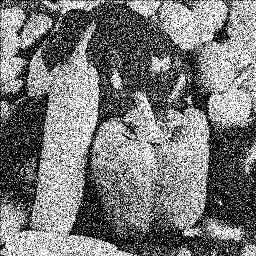
#> input picture Homework 1/Noise_filtering/GaussianNoise.jpg, 256 x 256 px; its folder holds only this picture in this run
$ python '2_3_noise filtering.py'
#> lines starting #> are read from the running program, lines starting #| are printed output that depends on the picture
# =====================================================================
# IMAGE FILTER COMPARISON PROGRAM
# =====================================================================
#
# This program:
#
#   1. Reads every image from an input folder.
#
#   2. Applies:
#        - Gaussian filter:   3x3 and 5x5
#        - Median filter:     3x3 and 5x5
#        - Bilateral filter:  3x3 and 5x5
#        - N-rank filter:     MULTIPLE selectable ranks for 3x3
#        - N-rank filter:     MULTIPLE selectable ranks for 5x5
#
#   3. Places the original and all filtered images into one
#      labeled comparison block.
#
#   4. Saves one comparison block for each original image.
#
#
# REQUIRED PACKAGES:
#
#     py -m pip install opencv-python numpy
#
# =====================================================================


# =====================================================================
# IMPORT LIBRARIES
# =====================================================================

import cv2
import numpy as np

from pathlib import Path


# =====================================================================
# USER SETTINGS
# =====================================================================


# ---------------------------------------------------------------------
# INPUT FOLDER
# ---------------------------------------------------------------------
#
# Change this to the folder containing the original images.
#

INPUT_FOLDER = Path(r"C:\Users\Gus\Dropbox\UND School\Fall 2026\ME 566\Homework 1\Noise_filtering")


# ---------------------------------------------------------------------
# OUTPUT FOLDER
# ---------------------------------------------------------------------
#
# The program creates this folder automatically if necessary.
#

OUTPUT_FOLDER = Path(r"C:\Users\Gus\Dropbox\UND School\Fall 2026\ME 566\Homework 1\Processed_noise")


# =====================================================================
# N-RANK SETTINGS
# =====================================================================
#
# You can enter AS MANY rank values as you want.
#
#
# FOR A 3 x 3 WINDOW:
#
# There are 9 pixels total.
#
# Therefore valid values are:
#
#       1 through 9


N_RANKS_3X3 = [
    1,
    4,
    9
]


# ---------------------------------------------------------------------
# 5 x 5 RANK VALUES
# ---------------------------------------------------------------------
#
# A 5 x 5 window contains 25 pixels.
#
# Therefore valid values are:
#
#       1 through 25

N_RANKS_5X5 = [
    1,
    12,
    25
]


# =====================================================================
# BILATERAL FILTER SETTINGS
# =====================================================================


BILATERAL_SIGMA_COLOR = 75

BILATERAL_SIGMA_SPACE = 75


# =====================================================================
# COMPARISON IMAGE SETTINGS
# =====================================================================


# Width of each image tile in the final comparison image.
#
# Filtering occurs BEFORE resizing.
#
# Therefore the filters are still applied to the full-resolution
# original images.

TILE_WIDTH = 500


# Height of the white label area above each image.

LABEL_HEIGHT = 50


# Number of images placed across each row.
#
# For example:
#
#       3
#
# means the comparison image will look like:
#
#       Image  Image  Image
#       Image  Image  Image
#       Image  Image  Image
#       ...
#

TILES_PER_ROW = 3


# =====================================================================
# CHECK FOLDERS AND USER SETTINGS
# =====================================================================


# Make sure the input folder exists.

if not INPUT_FOLDER.exists():

    print()
    print("ERROR:")
    print("The input folder does not exist:")
    print(INPUT_FOLDER)

    raise SystemExit


# Create the output folder if necessary.

OUTPUT_FOLDER.mkdir(
    parents=True,
    exist_ok=True
)


# ---------------------------------------------------------------------
# CHECK 3x3 RANK VALUES
# ---------------------------------------------------------------------

for rank in N_RANKS_3X3:

    if rank < 1 or rank > 9:

        print()
        print("ERROR:")
        print(
            f"3x3 rank {rank} is invalid."
        )

        print(
            "3x3 rank values must be between 1 and 9."
        )

        raise SystemExit


# ---------------------------------------------------------------------
# CHECK 5x5 RANK VALUES
# ---------------------------------------------------------------------

for rank in N_RANKS_5X5:

    if rank < 1 or rank > 25:

        print()
        print("ERROR:")
        print(
            f"5x5 rank {rank} is invalid."
        )

        print(
            "5x5 rank values must be between 1 and 25."
        )

        raise SystemExit


# =====================================================================
# FIND ALL IMAGES
# =====================================================================


VALID_EXTENSIONS = {
    ".jpg",
    ".jpeg",
    ".png",
    ".bmp",
    ".tif",
    ".tiff"
}


image_files = [

    file

    for file in INPUT_FOLDER.iterdir()

    if file.is_file()

    and file.suffix.lower() in VALID_EXTENSIONS
]


image_files.sort()


if len(image_files) == 0:

    print()
    print("ERROR:")
    print("No images were found in:")
    print(INPUT_FOLDER)

    raise SystemExit


# =====================================================================
# N-RANK FILTER FUNCTION
# =====================================================================
#
# A rank filter:
#
#   1. Looks at all pixels in a small neighborhood.
#
#   2. Sorts those pixels from smallest to largest.
#
#   3. Chooses the requested ranked value.
#
#
# Example:
#
# Imagine a 3x3 grayscale neighborhood:
#
#        25    80    50
#        20   100    70
#        35    60    40
#
#
# Sorted:
#
#        20
#        25
#        35
#        40
#        50
#        60
#        70
#        80
#       100
#
#
# Rank 1 = 20
# Rank 3 = 35
# Rank 5 = 50
# Rank 9 = 100
#
#
# For color images, this program applies the operation independently
# to the Blue, Green, and Red channels.
# =====================================================================


def rank_filter(image, window_size, rank):

    """
    Apply an N-rank filter to a color image.

    Parameters
    ----------
    image:
        OpenCV image.

    window_size:
        Neighborhood size.

        3 means 3x3.
        5 means 5x5.

    rank:
        Which sorted pixel value should be returned.

        Rank numbering starts at 1.
    """


    # -------------------------------------------------------------
    # CALCULATE NUMBER OF VALUES IN WINDOW
    # -------------------------------------------------------------

    number_of_pixels = window_size * window_size


    # Make sure the requested rank is possible.

    if rank < 1 or rank > number_of_pixels:

        raise ValueError(

            f"Rank {rank} is invalid for a "
            f"{window_size}x{window_size} window."
        )


    # -------------------------------------------------------------
    # BORDER SIZE
    # -------------------------------------------------------------
    #
    # 3x3 requires one pixel around the edges.
    #
    # 5x5 requires two pixels around the edges.
    #

    padding = window_size // 2


    # Split the color image into:
    #
    #     Blue
    #     Green
    #     Red

    channels = cv2.split(image)


    filtered_channels = []


    # -------------------------------------------------------------
    # PROCESS EACH COLOR CHANNEL
    # -------------------------------------------------------------

    for channel in channels:


        # Add a reflected border so that pixels near the outside
        # edge still have a complete neighborhood.

        padded = cv2.copyMakeBorder(

            channel,

            padding,
            padding,
            padding,
            padding,

            cv2.BORDER_REFLECT
        )


        # ---------------------------------------------------------
        # CREATE A WINDOW AROUND EVERY PIXEL
        # ---------------------------------------------------------

        windows = np.lib.stride_tricks.sliding_window_view(

            padded,

            (window_size, window_size)
        )


        # ---------------------------------------------------------
        # FLATTEN EACH WINDOW
        # ---------------------------------------------------------
        #
        # A 3x3 window becomes a list of 9 values.
        #
        # A 5x5 window becomes a list of 25 values.
        #

        windows_flat = windows.reshape(

            windows.shape[0],

            windows.shape[1],

            number_of_pixels
        )


        # Python counts array locations starting with 0.
        #
        # Humans call the smallest value "rank 1."
        #
        # Therefore:
        #
        #     rank 1 -> array index 0
        #
        # That is why we subtract 1.

        rank_index = rank - 1


        # ---------------------------------------------------------
        # FIND REQUESTED RANK
        # ---------------------------------------------------------
        #
        # np.partition() is faster than completely sorting every
        # neighborhood when we only need one particular value.
        #

        selected_pixels = np.partition(

            windows_flat,

            rank_index,

            axis=2

        )[:, :, rank_index]


        selected_pixels = selected_pixels.astype(
            np.uint8
        )


        filtered_channels.append(
            selected_pixels
        )


    # Put Blue, Green, and Red back together.

    filtered_image = cv2.merge(
        filtered_channels
    )


    return filtered_image


# =====================================================================
# MAKE A LABELED IMAGE TILE
# =====================================================================


def make_labeled_tile(image, label):


    # Read the original dimensions.

    original_height = image.shape[0]

    original_width = image.shape[1]


    # Calculate the amount of resizing needed.

    scale = TILE_WIDTH / original_width


    new_height = int(
        original_height * scale
    )


    # Resize while preserving aspect ratio.

    resized = cv2.resize(

        image,

        (TILE_WIDTH, new_height),

        interpolation=cv2.INTER_AREA
    )


    # -------------------------------------------------------------
    # MAKE WHITE LABEL AREA
    # -------------------------------------------------------------

    label_area = np.full(

        (
            LABEL_HEIGHT,
            TILE_WIDTH,
            3
        ),

        255,

        dtype=np.uint8
    )


    # -------------------------------------------------------------
    # DRAW LABEL TEXT
    # -------------------------------------------------------------

    cv2.putText(

        label_area,

        label,

        (12, 33),

        cv2.FONT_HERSHEY_SIMPLEX,

        0.75,

        (0, 0, 0),

        2,

        cv2.LINE_AA
    )


    # Put the label above the image.

    tile = np.vstack(
        (
            label_area,
            resized
        )
    )


    return tile


# =====================================================================
# BUILD COMPARISON GRID
# =====================================================================
#
# Because the number of rank-filter images can now change, we cannot
# assume that the comparison block will always be 3x3.
#
# This function automatically creates as many rows as necessary.
# =====================================================================


def build_image_grid(tiles, tiles_per_row):


    # Every tile should have the same size because they were all
    # created with make_labeled_tile().

    tile_height = tiles[0].shape[0]

    tile_width = tiles[0].shape[1]


    # -------------------------------------------------------------
    # ADD BLANK TILES IF FINAL ROW IS NOT FULL
    # -------------------------------------------------------------
    #
    # Example:
    #
    # If there are 11 results and we want 3 per row:
    #
    #     Row 1 = 3
    #     Row 2 = 3
    #     Row 3 = 3
    #     Row 4 = 2
    #
    # We add one blank tile so that Row 4 still has the same width.
    #

    while len(tiles) % tiles_per_row != 0:

        blank_tile = np.full(

            (
                tile_height,
                tile_width,
                3
            ),

            255,

            dtype=np.uint8
        )


        tiles.append(
            blank_tile
        )


    # -------------------------------------------------------------
    # CREATE EACH ROW
    # -------------------------------------------------------------

    rows = []


    for start_position in range(
        0,
        len(tiles),
        tiles_per_row
    ):


        row_tiles = tiles[

            start_position:

            start_position + tiles_per_row
        ]


        row = np.hstack(
            row_tiles
        )


        rows.append(
            row
        )


    # -------------------------------------------------------------
    # STACK ALL ROWS
    # -------------------------------------------------------------

    grid = np.vstack(
        rows
    )


    return grid


# =====================================================================
# PROCESS EVERY IMAGE
# =====================================================================


print()
print("============================================================")
print("IMAGE FILTER COMPARISON")
print("============================================================")
print()

print(
    f"Found {len(image_files)} image(s)."
)

print()

print(
    "3x3 N-ranks:",
    N_RANKS_3X3
)

print(
    "5x5 N-ranks:",
    N_RANKS_5X5
)

print()


for image_number, image_file in enumerate(
    image_files,
    start=1
):


    print()
    print("------------------------------------------------------------")

    print(
        f"Processing {image_number} "
        f"of {len(image_files)}"
    )

    print(
        image_file.name
    )


    # =================================================================
    # READ ORIGINAL IMAGE
    # =================================================================

    original = cv2.imread(
        str(image_file)
    )
#> original is the input picture: shape (256, 256, 3); min 0, max 255, mean 119.9


    if original is None:

        print(
            "ERROR: OpenCV could not read this image."
        )

        continue


    print(
        f"Resolution: "
        f"{original.shape[1]} x {original.shape[0]}"
    )
#| Resolution: 256 x 256


    # =================================================================
    # STANDARD FILTERS
    # =================================================================


    # Gaussian 3x3

    gaussian_3x3 = cv2.GaussianBlur(

        original,

        (3, 3),

        0
    )


    # Gaussian 5x5

    gaussian_5x5 = cv2.GaussianBlur(

        original,

        (5, 5),

        0
    )


    # Median 3x3

    median_3x3 = cv2.medianBlur(

        original,

        3
    )


    # Median 5x5

    median_5x5 = cv2.medianBlur(

        original,

        5
    )


    # Bilateral 3x3

    bilateral_3x3 = cv2.bilateralFilter(

        original,

        3,

        BILATERAL_SIGMA_COLOR,

        BILATERAL_SIGMA_SPACE
    )


    # Bilateral 5x5

    bilateral_5x5 = cv2.bilateralFilter(

        original,

        5,

        BILATERAL_SIGMA_COLOR,

        BILATERAL_SIGMA_SPACE
    )


    # =================================================================
    # CREATE LIST OF TILES
    # =================================================================
    #
    # We start with the original image and the standard filters.
    #
    # The N-rank results will then be added automatically.
    # =================================================================


    tiles = []


    tiles.append(

        make_labeled_tile(

            original,

            "Original"
        )
    )


    tiles.append(

        make_labeled_tile(

            gaussian_3x3,

            "Gaussian - 3x3"
        )
    )


    tiles.append(

        make_labeled_tile(

            gaussian_5x5,

            "Gaussian - 5x5"
        )
    )


    tiles.append(

        make_labeled_tile(

            median_3x3,

            "Median - 3x3"
        )
    )


    tiles.append(

        make_labeled_tile(

            median_5x5,

            "Median - 5x5"
        )
    )


    tiles.append(

        make_labeled_tile(

            bilateral_3x3,

            "Bilateral - 3x3"
        )
    )


    tiles.append(

        make_labeled_tile(

            bilateral_5x5,

            "Bilateral - 5x5"
        )
    )


    # =================================================================
    # MULTIPLE 3x3 N-RANK FILTERS
    # =================================================================
    #
    # This loop runs once for every value in:
    #
    #       N_RANKS_3X3
    #
    # Therefore:
    #
    #       [2, 4, 7]
    #
    # creates:
    #
    #       Rank 2 - 3x3
    #       Rank 4 - 3x3
    #       Rank 7 - 3x3
    # =================================================================


    for rank in N_RANKS_3X3:


        print(
            f"    Applying 3x3 rank {rank}..."
        )


        filtered_image = rank_filter(

            original,

            window_size=3,

            rank=rank
        )


        tiles.append(

            make_labeled_tile(

                filtered_image,

                f"N-Rank {rank} - 3x3"
            )
        )
#> this loop made 3 passes
#> pass 1, in make_labeled_tile (call 8), `resized = cv2.resize(  image,  (TILE_WIDTH, new_height),  interpolatio..`:
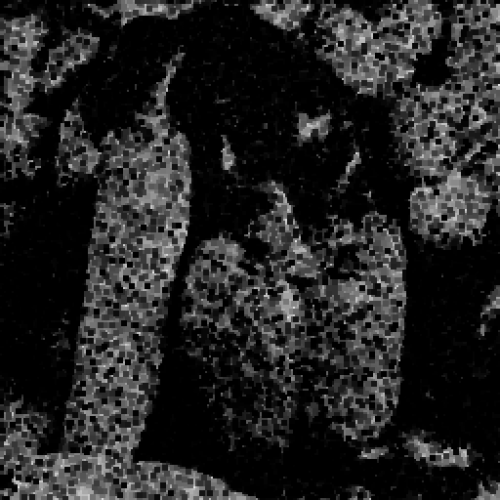
#> resized: shape (500, 500, 3); min 0, max 231, mean 35.6
#> after the loop:
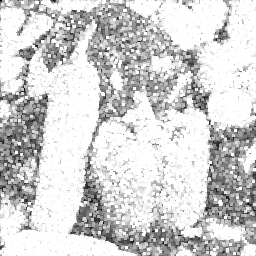
#> filtered_image: shape (256, 256, 3); min 6, max 255, mean 208.8
#> after the loop, tiles = 10 items


    # =================================================================
    # MULTIPLE 5x5 N-RANK FILTERS
    # =================================================================


    for rank in N_RANKS_5X5:


        print(
            f"    Applying 5x5 rank {rank}..."
        )


        filtered_image = rank_filter(

            original,

            window_size=5,

            rank=rank
        )


        tiles.append(

            make_labeled_tile(

                filtered_image,

                f"N-Rank {rank} - 5x5"
            )
        )
#> this loop made 3 passes
#> pass 1, in make_labeled_tile (call 11), `tile = np.vstack( ( label_area, resized ) )`:
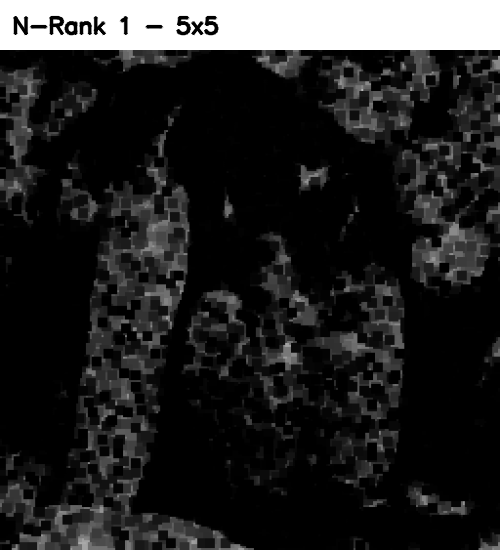
#> tile: shape (550, 500, 3); min 0, max 255, mean 37
#> after the loop:
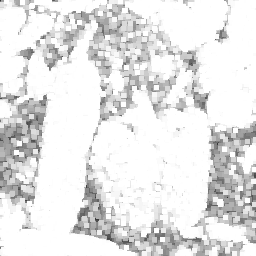
#> filtered_image: shape (256, 256, 3); min 50, max 255, mean 230.4
#> after the loop, tiles = 13 items


    # =================================================================
    # CREATE COMPARISON GRID
    # =================================================================


    comparison_block = build_image_grid(

        tiles,

        TILES_PER_ROW
    )
#> the loop in build_image_grid, `while len(tiles) % tiles_per_row != 0: ` made 2 passes
#> after the loop in build_image_grid, `while len(tiles) % tiles_per_row != 0:`: tiles = 15 items
#> the loop in build_image_grid, `for start_position in range( 0, len(tiles), tiles_per_row ):  ` made 5 passes
#> start_position on passes 2 to 5: 3, 6, 9, 12
#> pass 1, in build_image_grid, `row = np.hstack( row_tiles )`:
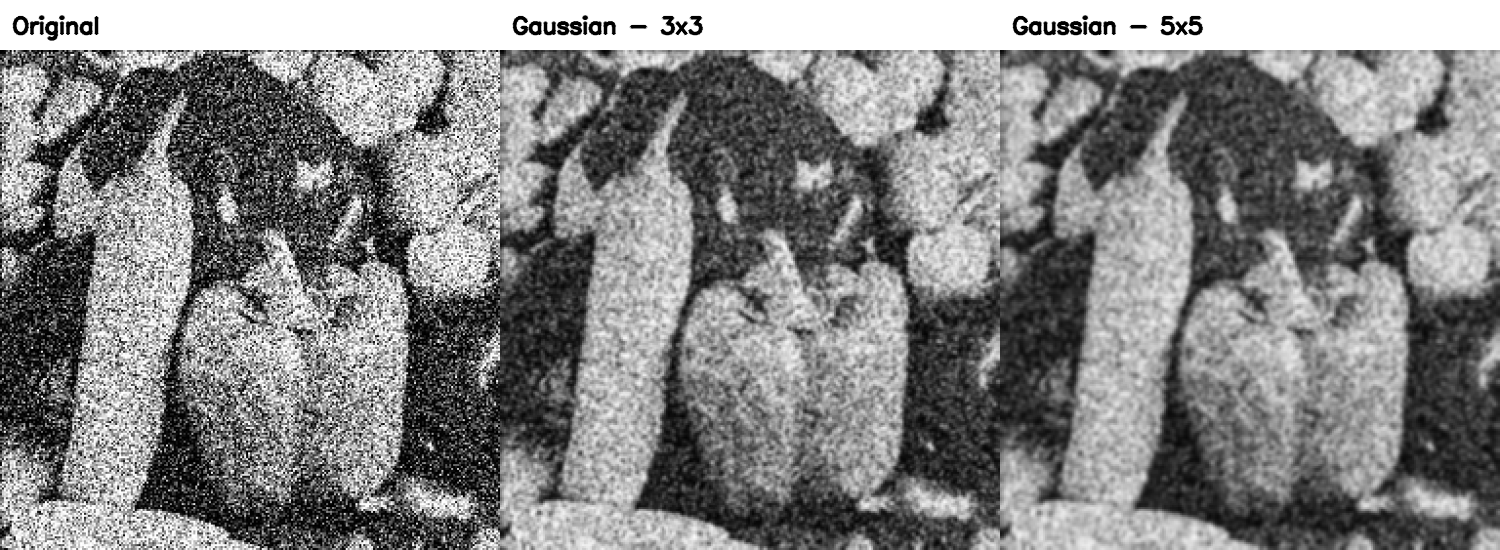
#> row: shape (550, 1500, 3); min 0, max 255, mean 131.2
#> after the loop in build_image_grid, `for start_position in range(`: rows = 5 items


    # =================================================================
    # ADD ORIGINAL FILENAME AT TOP
    # =================================================================


    title_height = 70


    title_area = np.full(

        (
            title_height,

            comparison_block.shape[1],

            3
        ),

        255,

        dtype=np.uint8
    )


    cv2.putText(

        title_area,

        f"Original file: {image_file.name}",

        (20, 45),

        cv2.FONT_HERSHEY_SIMPLEX,

        1.0,

        (0, 0, 0),

        2,

        cv2.LINE_AA
    )
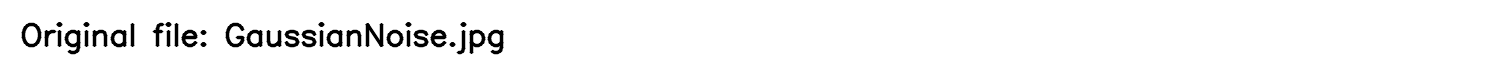
#> title_area: shape (70, 1500, 3); min 0, max 255, mean 245.3


    comparison_block = np.vstack(
        (
            title_area,
            comparison_block
        )
    )
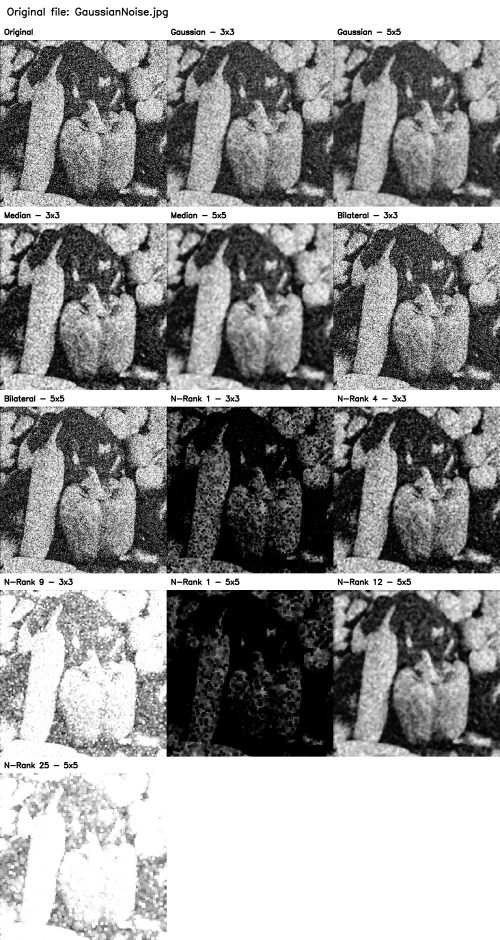
#> comparison_block: shape (2820, 1500, 3) (shown at 1/3 size); min 0, max 255, mean 148.5


    # =================================================================
    # SAVE RESULT
    # =================================================================


    output_filename = (

        image_file.stem

        + "_filter_comparison.jpg"
    )


    output_path = (

        OUTPUT_FOLDER

        / output_filename
    )


    success = cv2.imwrite(

        str(output_path),

        comparison_block
    )


    if success:

        print(
            "Saved:"
        )

        print(
            output_path
        )

    else:

        print(
            "ERROR: Could not save result."
        )


# =====================================================================
# FINISHED
# =====================================================================


print()
print("============================================================")
print("FINISHED")
print("============================================================")
print()

print(
    "Results saved to:"
)

print(
    OUTPUT_FOLDER
)
